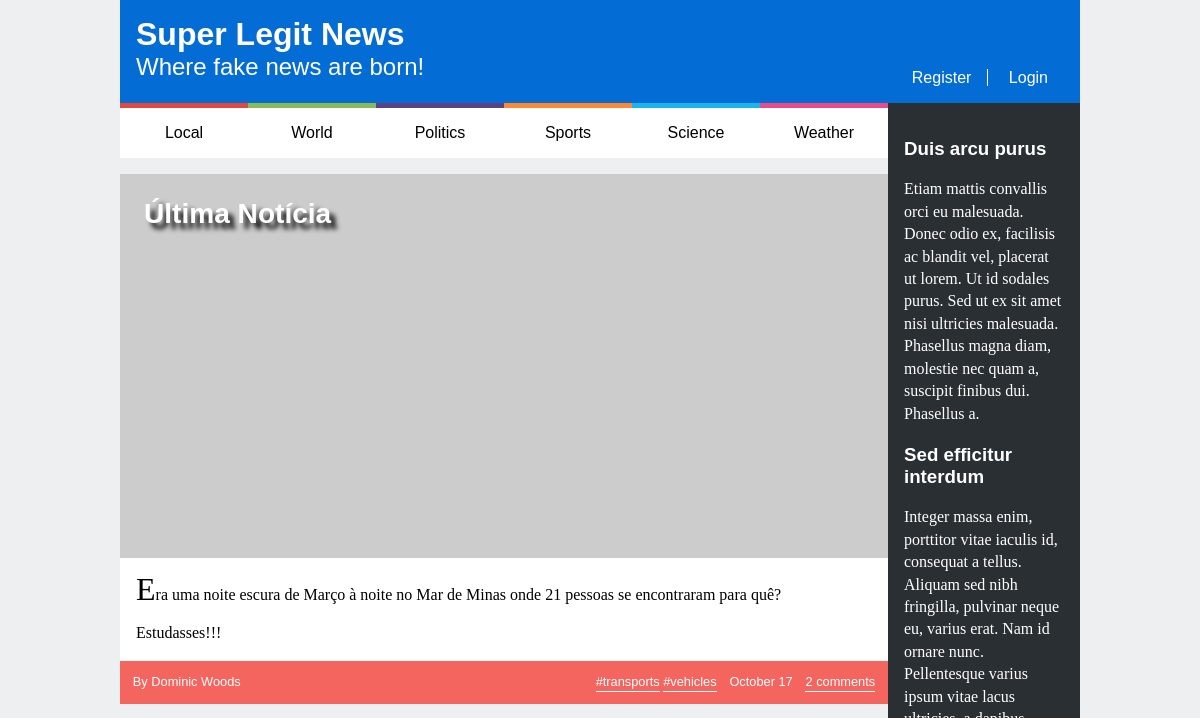
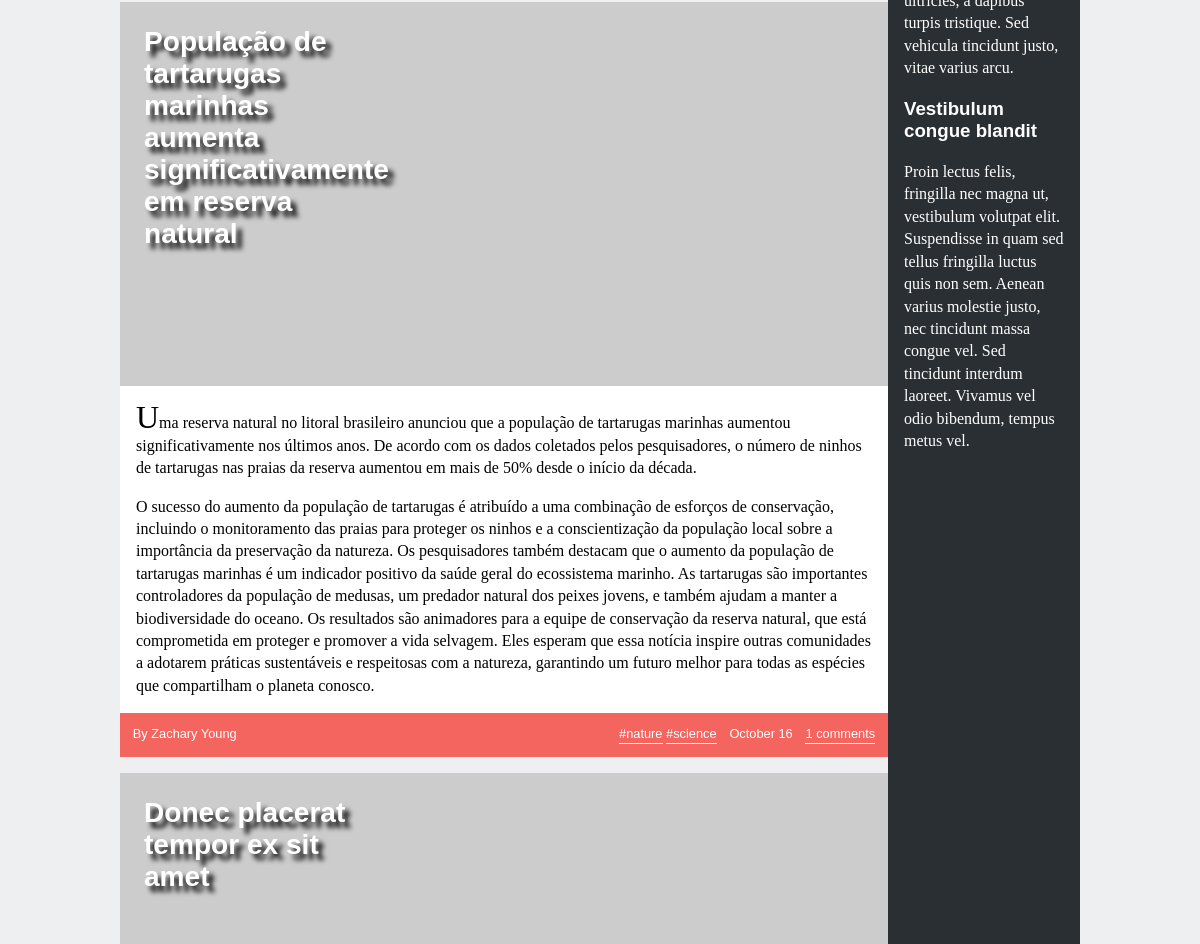
Before: / (upper part) with the older database file (2 pictures, top to bottom).
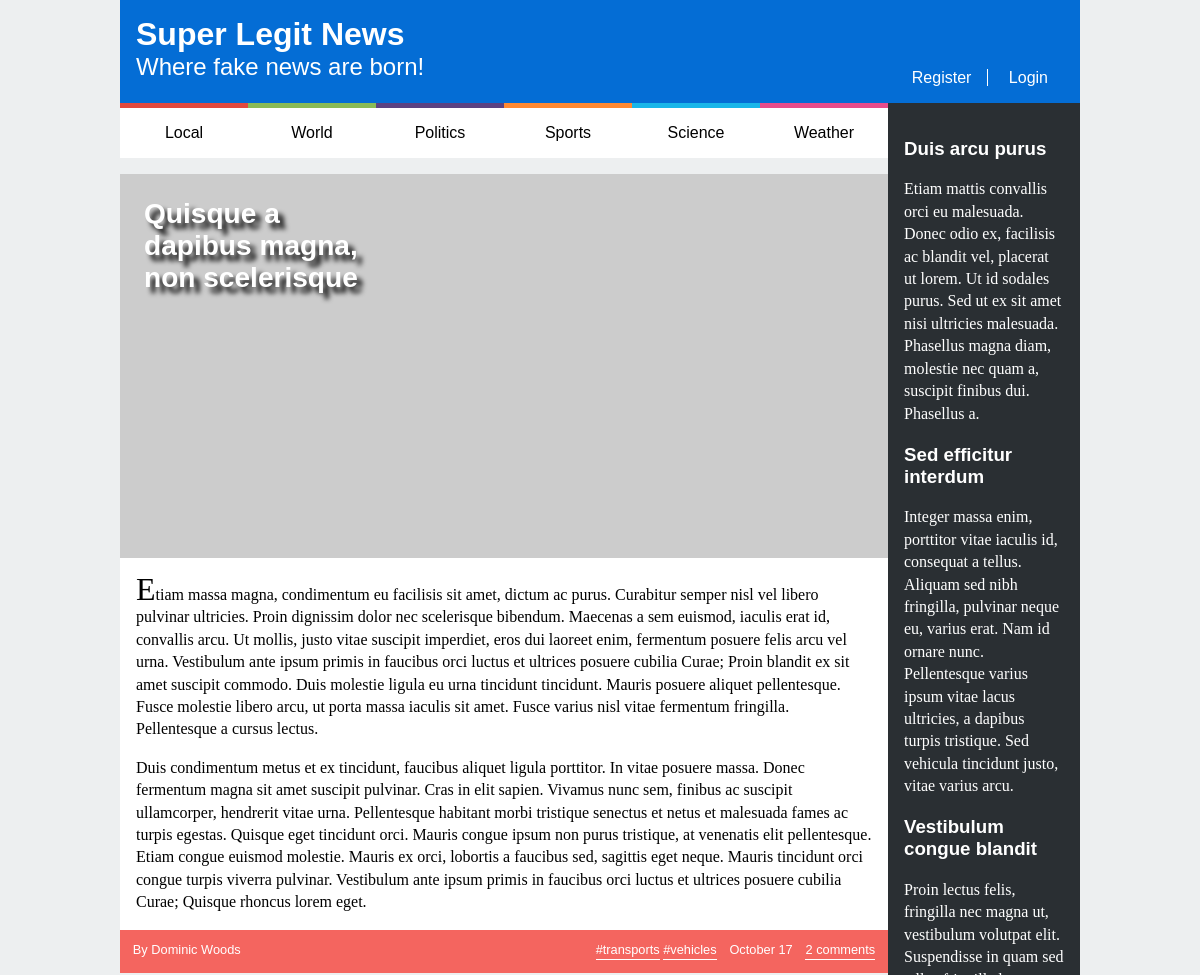
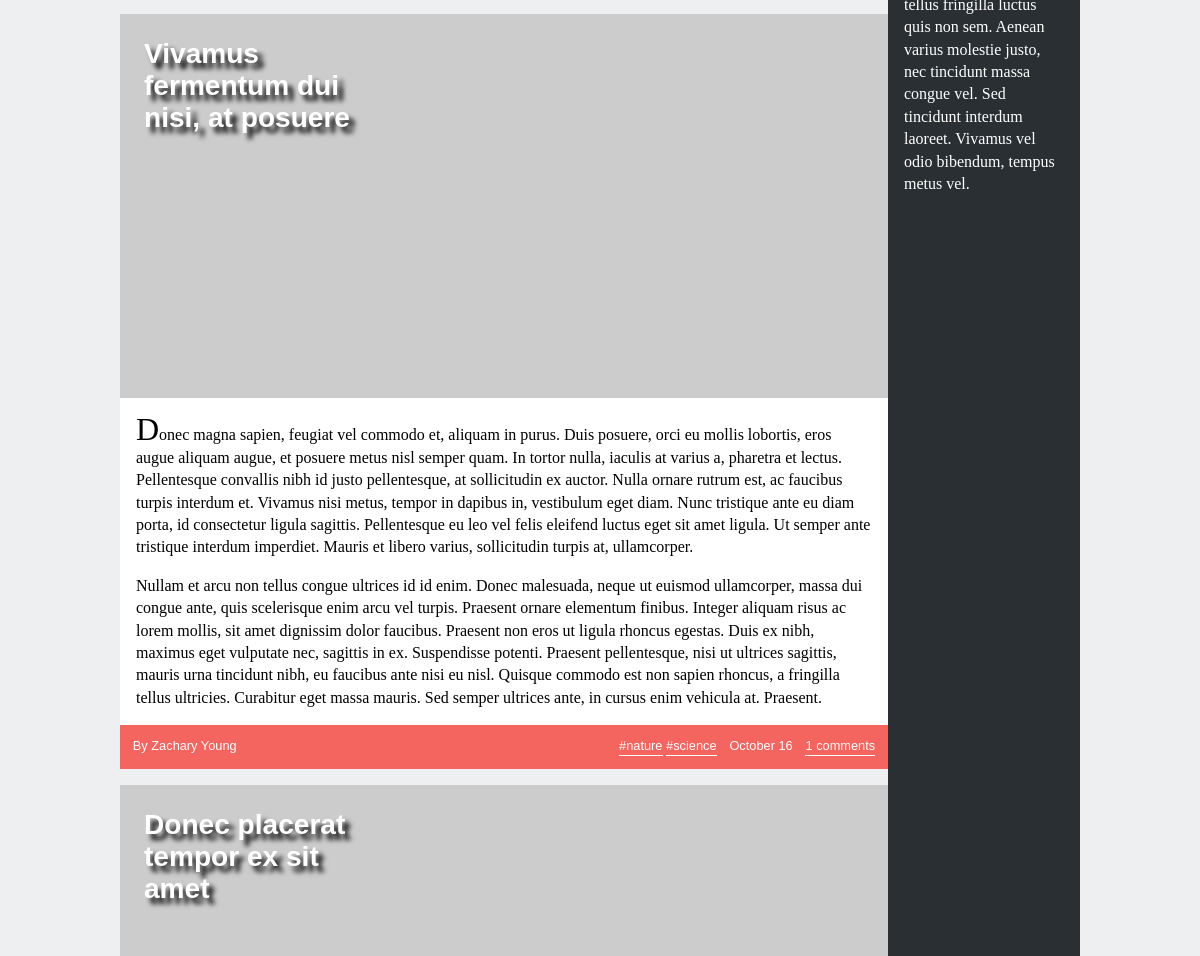
After: the same page with the newer database file (2 pictures, top to bottom).
### tables this page shows
CREATE TABLE news (
  id INTEGER PRIMARY KEY,            -- article id
  title VARCHAR,                     -- title of the article
  published INTEGER,                 -- date when the article was published in epoch format
  tags VARCHAR,                      -- comma separated tags
  username VARCHAR REFERENCES users, -- user that wrote the article
  introduction VARCHAR,              -- a introductory paragraph
  fulltext VARCHAR                   -- the rest of the text
);

### database/news.php (called while the page is built, shortened)
<?php
    function getAllNews($db) {
        $stmt = $db->prepare("SELECT news.*, users.*, COUNT(comments.id) AS comments FROM news JOIN users USING (username) LEFT JOIN comments ON comments.news_id = news.id GROUP BY news.id, users.username ORDER BY published DESC");
        $stmt->execute();
        $articles = $stmt->fetchAll();
        return $articles;
    }
?>

### templates/news.php (the view, shortened to what this page needs)
<?php function output_article_list($articles) { ?>
    <section id='news'>
    <?php
        foreach ($articles as $article) {
            $date = date('F j', $article['published']);
            $tags = explode(',', $article['tags']);
    ?>
    <article><header><h1><a href='article.php?id=<?=$article['id']?>'><?=$article['title']?></a></h1></header>
    <img src='https://picsum.photos/600/300?"<?=$tags[0]?>' alt=''>
    <p><?=$article['introduction']?></p>
    <p><?=$article['fulltext']?></p>
    <footer><span class='author'><?=$article['name']?></span>
    <span class='tags'><a href='index.php'>#<?=$tags[0]?></a> <a href='index.php'>#<?=$tags[1]?></a></span>
    <span class='date'><?=$date?></span>
    <a class='comments' href='article.php?id=<?=$article['id']?>#comments'><?=$article['comments']?></a>
    </footer></article>
    <?php } ?>
    </section>
<?php } ?>

### index.php (shortened to what this page needs)
<?php
  require_once('database/news.php');
  require_once('templates/common.php');
  require_once('templates/news.php');
  $db = getDatabaseConnection();
  $articles = getAllNews($db);
  if (isset($_SESSION['username'])) {
    output_header_logout();
  } else {
    output_header_login();
  }
  output_article_list($articles);
  output_footer();
?>

### templates/common.php (shortened to what this page needs)
<?php function output_header_login() { ?>
    <!DOCTYPE html>
    <html lang="en-US">
    <head>
        <link href="style.css" rel="stylesheet">
        <link href="layout.css" rel="stylesheet">
        <link href="responsive.css" rel="stylesheet">
        <link href="comments.css" rel="stylesheet">
        <link href="forms.css" rel="stylesheet">
    </head>
    <body>
        <header>
        <h1><a href="index.php">Super Legit News</a></h1>
        <h2><a href="index.php">Where fake news are born!</a></h2>
        <div id="signup">
            <a href="register.php">Register</a>
            <a href="login.php">Login</a>
        </div>
        </header>
        <nav id="menu">
        <ul>
            <li><a href="index.php">Local</a></li>
            <li><a href="index.php">World</a></li>
            <li><a href="index.php">Politics</a></li>
            <li><a href="index.php">Sports</a></li>
            <li><a href="index.php">Science</a></li>
            <li><a href="index.php">Weather</a></li>
        </ul>
        </nav>
        <aside id="related">
        <article>
            <h1><a href="#">Duis arcu purus</a></h1>
            <p>Etiam mattis convallis orci eu malesuada. Donec odio ex, facilisis ac blandit vel, placerat ut lorem. Ut id sodales purus. Sed ut ex sit amet nisi ultricies malesuada. Phasellus magna diam, molestie nec quam a, suscipit finibus dui. Phasellus a.</p>
        </article>
        <article>
            <h1><a href="#">Sed efficitur interdum</a></h1>
            <p>Integer massa enim, porttitor vitae iaculis id, consequat a tellus. Aliquam sed nibh fringilla, pulvinar neque eu, varius erat. Nam id ornare nunc. Pellentesque varius ipsum vitae lacus ultricies, a dapibus turpis tristique. Sed vehicula tincidunt justo, vitae varius arcu.</p>
        </article>
        <article>
            <h1><a href="#">Vestibulum congue blandit</a></h1>
            <p>Proin lectus felis, fringilla nec magna ut, vestibulum volutpat elit. Suspendisse in quam sed tellus fringilla luctus quis non sem. Aenean varius molestie justo, nec tincidunt massa congue vel. Sed tincidunt interdum laoreet. Vivamus vel odio bibendum, tempus metus vel.</p>
        </article>
        </aside>
<?php } ?>
<?php function output_footer() { ?>
    </body>
    </html>
<?php }?>

### style.css (style rules this page uses)
body > header { background-color: #046dd5; color: white; padding: 1em; }
body > header h1, body > header h2 { margin: 0; }
body > header a { color: white; text-decoration: none; }
body > header #signup a:first-child { border-right: 1px solid white; }
body > header #signup { margin-top: 1em; }
body > header #signup a { padding: 0 1em; }
body > header #signup a:first-child { padding-left: 0; }
#menu ul { margin: 0; padding: 0; }
#menu li { background-color: white; text-align: center; list-style-type: none; padding: 1em 0; }
#menu li a { color: black; text-decoration: none; }
#news header { max-width: 10em; padding: 1em; position: absolute; }
#news header h1 { margin: 0; text-shadow: .2em .2em .2em black; }
#news header a { color: white; text-decoration: none; }
#news img { width: 100%; }
#news > article { background-color: white; margin: 1em 0; }
#news > article > p { padding: 0 1em; }
#news > article > p:first-of-type:first-letter { font-size: 2em; }
#news footer { color: white; background-color: #f4655f; padding: 1em; }
#news footer a { color: white; text-decoration: none; border-bottom: 1px solid white; padding-bottom: 2px; }
#news footer .tags { margin-right: 1em; }
#news footer .comments { margin-left: 1em; }
#news footer .comments:after { content: ' comments'; }
#news footer .author:before { content: "By "; }
#related { background-color: #2a2f33; padding: 1em; }
#related h1 a { color: white; text-decoration: none; }
#related p { color: white; }
body { font-family: "Poppins", sans-serif; }
p { font-family: "Lora", serif; line-height: 1.4em; }
body > header h2 { font-weight: normal; }
#news header { font-size: 1.5em; }
#news footer { font-size: 0.8em; }
#menu li:nth-child(1) { border-top: 5px solid #e1493e; }
#menu li:nth-child(2) { border-top: 5px solid #8aba56; }
#menu li:nth-child(3) { border-top: 5px solid #5b4282; }
#menu li:nth-child(4) { border-top: 5px solid #ff8932; }
#menu li:nth-child(5) { border-top: 5px solid #19b6e9; }
#menu li:nth-child(6) { border-top: 5px solid #e84c8b; }

### layout.css (style rules this page uses)
body { background-color: #edeff0; margin: 0 auto; width: 60em; display: grid; grid-template-columns: [start] 4fr [middle] 1fr [end]; grid-template-rows: [start] auto [nav] auto [news] 1fr [footer] auto [end]; }
body > header { grid-column: start / end; }
#menu { grid-column: start; }
aside { grid-column: middle; grid-row: nav / end; }
#news { grid-column: start; }
body > header { display: grid; grid-template-columns: 1fr auto; grid-template-rows: auto auto; }
body > header h1 { grid-column: 1; grid-row: 1; }
body > header h2 { grid-column: 1; grid-row: 2; }
body > header #signup { grid-column: 2; grid-row: 2; }
#menu ul { display: flex; flex-direction: row; }
#menu li { display: block; flex: 1; }
#news footer { display: flex; }
#news footer .author { flex-grow: 1; }

Changed rows visible on the page:
changed news "transports": title "Última Notícia" → "Quisque a dapibus magna, non scelerisque"; introduction "Era uma noite escura de Março à noite no Mar de Minas onde 21 pessoas se encontraram para quê?" → "Etiam massa magna, condimentum eu facilisis sit amet, dictum ac purus. Curabitur semper nisl vel libero pulvinar ultricies. Proin dignissim dolor nec scelerisque bibendum. Maecenas a sem euismod, iaculis erat id, convallis arcu. Ut mollis, justo vitae suscipit imperdiet, eros dui laoreet enim, fermentum posuere felis arcu vel urna. Vestibulum ante ipsum primis in faucibus orci luctus et ultrices posuere cubilia Curae; Proin blandit ex sit amet suscipit commodo. Duis molestie ligula eu urna tincidunt tincidunt. Mauris posuere aliquet pellentesque. Fusce molestie libero arcu, ut porta massa iaculis sit amet. Fusce varius nisl vitae fermentum fringilla. Pellentesque a cursus lectus."; fulltext "Estudasses!!!" → "Duis condimentum metus et ex tincidunt, faucibus aliquet ligula porttitor. In vitae posuere massa. Donec fermentum magna sit amet suscipit pulvinar. Cras in elit sapien. Vivamus nunc sem, finibus ac suscipit ullamcorper, hendrerit vitae urna. Pellentesque habitant morbi tristique senectus et netus et malesuada fames ac turpis egestas. Quisque eget tincidunt orci. Mauris congue ipsum non purus tristique, at venenatis elit pellentesque. Etiam congue euismod molestie. Mauris ex orci, lobortis a faucibus sed, sagittis eget neque. Mauris tincidunt orci congue turpis viverra pulvinar. Vestibulum ante ipsum primis in faucibus orci luctus et ultrices posuere cubilia Curae; Quisque rhoncus lorem…"
changed news "nature": title "População de tartarugas marinhas aumenta significativamente em reserva natural" → "Vivamus fermentum dui nisi, at posuere"; introduction "Uma reserva natural no litoral brasileiro anunciou que a população de tartarugas marinhas aumentou significativamente nos últimos anos. De acordo com os dados coletados pelos pesquisadores, o número de ninhos de tartarugas nas praias da reserva aumentou em mais de 50% desde o início da década." → "Donec magna sapien, feugiat vel commodo et, aliquam in purus. Duis posuere, orci eu mollis lobortis, eros augue aliquam augue, et posuere metus nisl semper quam. In tortor nulla, iaculis at varius a, pharetra et lectus. Pellentesque convallis nibh id justo pellentesque, at sollicitudin ex auctor. Nulla ornare rutrum est, ac faucibus turpis interdum et. Vivamus nisi metus, tempor in dapibus in, vestibulum eget diam. Nunc tristique ante eu diam porta, id consectetur ligula sagittis. Pellentesque eu leo vel felis eleifend luctus eget sit amet ligula. Ut semper ante tristique interdum imperdiet. Mauris et libero varius, sollicitudin turpis at, ullamcorper."; fulltext "O sucesso do aumento da população de tartarugas é atribuído a uma combinação de esforços de conservação, incluindo o monitoramento das praias para proteger os ninhos e a conscientização da população local sobre a importância da preservação da natureza. Os pesquisadores também destacam que o aumento da população de tartarugas marinhas é um indicador positivo da saúde geral do ecossistema marinho. As tartarugas são importantes controladores da população de medusas, um predador natural dos peixes jovens, e também ajudam a manter a biodiversidade do oceano. Os resultados são animadores para a equipe de conservação da reserva natural, que está comprometida em proteger e promover a vida selvagem.…" → "Nullam et arcu non tellus congue ultrices id id enim. Donec malesuada, neque ut euismod ullamcorper, massa dui congue ante, quis scelerisque enim arcu vel turpis. Praesent ornare elementum finibus. Integer aliquam risus ac lorem mollis, sit amet dignissim dolor faucibus. Praesent non eros ut ligula rhoncus egestas. Duis ex nibh, maximus eget vulputate nec, sagittis in ex. Suspendisse potenti. Praesent pellentesque, nisi ut ultrices sagittis, mauris urna tincidunt nibh, eu faucibus ante nisi eu nisl. Quisque commodo est non sapien rhoncus, a fringilla tellus ultricies. Curabitur eget massa mauris. Sed semper ultrices ante, in cursus enim vehicula at. Praesent."
